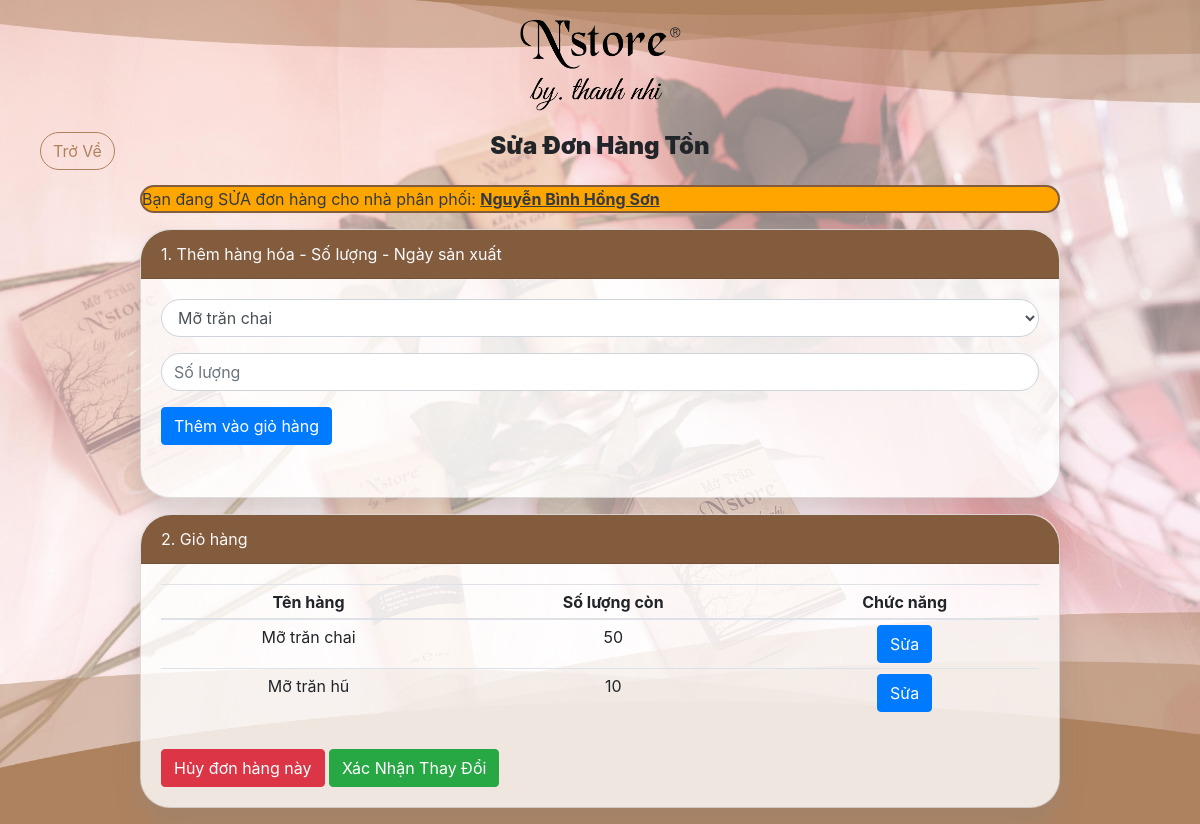
Screenshot of /index.php?page=suadonhangton&id=5&mahangton=3 (signed in) with the database file from the repository.
### tables this page shows
CREATE TABLE `khachhang` (
  `makhachhang` int(11) NOT NULL,
  `hovaten` varchar(100) NOT NULL,
  `sodienthoai` varchar(15) NOT NULL,
  `cmnd` varchar(20) NOT NULL,
  `diachi` varchar(500) NOT NULL,
  `capbac` varchar(200) NOT NULL,
  `tructhuoc` varchar(500) NOT NULL,
  `mahopdong` varchar(100) DEFAULT NULL,
  `macuahang` varchar(100) DEFAULT NULL,
  `hethongnhaphanphoi` varchar(200) DEFAULT NULL,
  `danghi` varchar(50) NOT NULL DEFAULT 'chuanghi',
  `loaikhachhang` varchar(100) NOT NULL DEFAULT 'khachquaduong',
  `maadmin` int(11) DEFAULT '0',
  `ngaysua` date DEFAULT NULL,
  `maadminsua` int(11) DEFAULT NULL,
  `ngaytao` date NOT NULL
);

CREATE TABLE `chitiethanghoahangton` (
  `machitiethanghoahangton` int(11) NOT NULL,
  `mahanghoa` int(11) NOT NULL,
  `soluong` int(11) NOT NULL,
  `mahangton` int(11) NOT NULL
);

CREATE TABLE `hanghoa` (
  `mahanghoa` int(11) NOT NULL,
  `tenhanghoa` varchar(100) NOT NULL
);

### ns-tn-database/ket-noi.php (called while the page is built, shortened)
<?php
    $this->connect = new PDO('mysql:host=localhost;dbname=quanlibanhang;charset=utf8','root','');
?>

### ns-tn-model/nha-phan-phoi-class.php (called while the page is built, shortened)
<?php
    class nhaphanphoiclass extends databaseNhaPhanPhoi{
        public function LayThongTinKhachHangBangMa($makhachhang){
            $khachhang = $this->connect->prepare("SELECT * FROM khachhang  WHERE makhachhang=?");
			$khachhang->setFetchMode(PDO::FETCH_OBJ);
			$khachhang->execute(array($makhachhang));
			$list = $khachhang->fetch();
			return $list;
        }
    }
?>

### ns-tn-model/hang-ton-class.php (called while the page is built, shortened)
<?php
    class hangtonclass extends databaseHangTon{
        public function TimDonHangCuaKhachHang($makhachhang, $mahangton){
            $check = $this->connect->prepare("SELECT * FROM hangton WHERE makhachhang = ? AND mahangton = ?");
            $check->setFetchMode(PDO::FETCH_OBJ);
            $check -> execute(array($makhachhang, $mahangton));
            $count = count($check->fetchAll());
            return $count;
        }
    }
?>

### ns-tn-model/hang-hoa-class.php (called while the page is built, shortened)
<?php
    class hanghoaclass extends databaseHangHoa{
        public function LayTatCaHangHoaKhachDaDat($makhachhang){
            $hanghoa = $this->connect->prepare('SELECT * FROM donhang, chitiethanghoadonhang, hanghoa WHERE chitiethanghoadonhang.mahanghoa = hanghoa.mahanghoa AND donhang.madonhang = chitiethanghoadonhang.madonhang AND donhang.makhachhang = ?');
            $hanghoa->setFetchMode(PDO::FETCH_OBJ);
            $hanghoa->execute(array($makhachhang));
            $listhanghoa = $hanghoa->fetchAll();
            return $listhanghoa;
        }
    }
?>

### ns-tn-model/cthh-hang-ton-class.php (called while the page is built, shortened)
<?php
    class cthhhtclass extends databaseCTHHHT{
        public function LayHangHoaCuaDonHang($mahangton){
            $hanghoa = $this->connect->prepare('SELECT * FROM chitiethanghoahangton cthhht, hanghoa hh, hangton ht WHERE ht.mahangton = cthhht.mahangton AND hh.mahanghoa = cthhht.mahanghoa AND cthhht.mahangton = ?');
            $hanghoa->setFetchMode(PDO::FETCH_OBJ);
            $hanghoa-> execute(array($mahangton));
            $listhanghoa = $hanghoa->fetchAll();
            return $listhanghoa;
        }
    }
?>

### ns-tn-view/ns-tn-quan-li/ns-tn-ton-kho/sua-don-hang.php (the view, shortened to what this page needs)
<?php
    if(isset($_SESSION['admin'])){
        ?>
        <div class="row">
            <div class="col-12 col-sm-12 col-md-12 col-lg-12 col-xl-12 d-flex justify-content-center">
                <div class="position-absolute" style="z-index: 999; left: 10px">
                    <a class="btn btn-outline-brown dangxuat rounded-pill" href="index.php?page=quanlitonkho">Trở Về</a>
                </div>
                <div class="text-center">
                    <h4><strong><b>Sửa Đơn Hàng Tồn</b></strong></h4>
                </div>
            </div>
            <div class="col-12 col-sm-12 col-md-12 mt-3">
            <?php
                if(isset($_GET['id']) && isset($_GET['mahangton'])){
                    $makhachhang = $_GET['id'];
                    $mahangton = $_GET['mahangton'];
                    require "ns-tn-model/nha-phan-phoi-class.php";
                    require "ns-tn-model/hang-ton-class.php";
                    $khachhang = new nhaphanphoiclass();
                    $thongtin = $khachhang->LayThongTinKhachHangBangMa($makhachhang);
                    $donhang = new hangtonclass();
                    $count = $donhang->TimDonHangCuaKhachHang($makhachhang, $mahangton);
                    if($thongtin != NULL && $count > 0){
                        ?>
                            <div class="row d-flex justify-content-center">
                                <div class="col-12 col-sm-12 col-md-12 col-lg-10 col-xl-10">
                                <font><marquee class="mb-3 text-dark" direction="left" style="background:orange; border-radius: 15px; border: #835c3e 2px SOLID">Bạn đang SỬA đơn hàng cho nhà phân phối: <b><u><?php echo "  " . $thongtin->hovaten;?></u></b></marquee></font>
                                    <div class="card bg-custom pb-3 mb-3">
                                        <div class="card-header bg-browns text-light" style="border-radius: 30px 30px 0 0">1. Thêm hàng hóa - Số lượng - Ngày sản xuất</div>
                                        <div class="card-body">
                                            <form action="ns-tn-controller/hang-ton-controller.php?yeucau=themhanghoavasoluongdatao" method="post">
                                                <div class="row">
                                                    <div class="col-md-12">
                                                        <div class="form-group">
                                                            <select class="form-control rounded-pill" name="mahanghoa" title="Chọn hàng hóa cần thêm">
                                                            <?php
                                                                try {
                                                                    require "ns-tn-model/hang-hoa-class.php";
                                                                    $hanghoa = new hanghoaclass();
                                                                    $thongtin = $hanghoa->LayTatCaHangHoaKhachDaDat($makhachhang);
                                                                    foreach ($thongtin as $tt) {
                                                                        ?>
                                                                                <option value="<?php echo $tt->mahanghoa;?>"><?php echo $tt->tenhanghoa; ?></option>
                                                                        <?php
                                                                    }
                                                                } catch (\Throwable $th) {
                                                                    echo $th;
                                                                }
                                                            ?>
                                                            </select>
                                                        </div>
                                                    </div>
                                                    <div class="col-md-12">
                                                        <div class="form-group">
                                                            <input type="number" name="soluong" min="0" class="form-control rounded-pill" placeholder="Số lượng" required title="Số lượng phải lớn hơn 0">
                                                        </div>
                                                    </div>
                                                    <div class="col-md-12">
                                                        <div class="form-group">
                                                            <button class="btn btn-primary">Thêm vào giỏ hàng</button>
                                                        </div>
                                                    </div>
                                                </div>
                                            </form>
                                        </div>
                                    </div>
                                </div>
                                <div class="col-12 col-sm-12 col-md-12 col-lg-10 col-xl-10">
                                    <div class="card bg-custom mb-3">
                                        <div class="card-header bg-browns text-light" style="border-radius: 30px 30px 0 0">
                                            2. Giỏ hàng
                                        </div>
                                        <div class="card-body">
                                            <table class="table table-sm text-center">
                                                <thead>
                                                    <tr>
                                                        <th scope="col">Tên hàng</th>
                                                        <th scope="col">Số lượng còn</th>
                                                        <th scope="col">Chức năng</th>
                                                    </tr>
                                                </thead>
                                                <tbody>
                                                    <?php
                                                        require "ns-tn-model/cthh-hang-ton-class.php";
                                                        $chitiethanghoadonhang = new cthhhtclass();
                                                        $thongtin = $chitiethanghoadonhang->LayHangHoaCuaDonHang($mahangton);
                                                        foreach ($thongtin as $tt) {
                                                        ?>
                                                            <tr>
                                                                <td><?php echo $tt->tenhanghoa; ?></td>
                                                                <td><?php echo $tt->soluong; ?></td>
                                                                <td>
                                                                    <button onclick="SuaThongTinHangHoaDonHangTon('<?php echo $tt->mahangton?>','<?php echo $tt->makhachhang; ?>','<?php echo $tt->machitiethanghoahangton?>', '<?php echo $tt->soluong?>')" type="button" class="btn btn-primary" data-toggle="modal" data-target="#suathongtindonhangdatao">
                                                                        Sửa
                                                                    </button>
                                                                </td>
                                                            </tr>
                                                        <?php
                                                        }
                                                    ?>
                                                </tbody>
                                            </table>
                                            <div class="mt-0">
                                                <button type="button" class="btn btn-danger mt-3 hvr-buzz btn-huy-don-hang" data-toggle="modal" data-target="#huydonhangdatao">
                                                    Hủy đơn hàng này
                                                </button>
                                                <a href="index.php?page=quanlitonkho" class="btn btn-success mt-3 hvr-bounce-out">Xác Nhận Thay Đổi</a>
                                            </div>
                                        </div>
                                    </div>
                                </div>
                            </div>
                        <?php
                    }else if($thongtin == NULL){
                        ?>
                            <div class="alert alert-warning" role="alert">
                                <strong>Lỗi...</strong> Không tìm thấy thông tin nhà phân phối này...!
                            </div>
                        <?php
                    }else{
                        ?>
                            <div class="alert alert-warning" role="alert">
                                <strong>Lỗi...</strong> Không tìm thấy thông tin nhà phân phối hoặc đơn hàng này...!
                            </div>
                    <?php
                    }
                }else if($count <= 0 || $count == NULL){
                    ?>
                    <div class="alert alert-warning" role="alert">
                        <strong>Lỗi...</strong> Không tìm thấy thông tin nhà phân phối hoặc đơn hàng này...!
                    </div>
            <?php
                }
            ?>
        </div>
        <?php
        }else{
        ?>
            <div class="alert alert-danger" role="alert">
                Lỗi... Không tìm thấy thông tin tài khoản admin...!
            </div>
        <?php
    }
?>

### ns-tn-public/ns-tn-css/app.css (style rules this page uses)
* { margin: 0; padding: 0; }
body { background-image: url("background.jpg"); background-attachment:fixed; background-position:center; background-size:cover; background-origin:border-box; background-repeat: no-repeat; }
div .card { border-radius: 30px; box-shadow: 0 15px 25px rgba(134, 134, 134, 0.3); }
.bg-custom { background-color: rgba(255, 255, 255, 0.8); }

### rows the page displays
khachhang: hovaten "Nguyễn Bình Hồng Sơn"
chitiethanghoahangton: hanghoa.tenhanghoa "Mỡ trăn chai", soluong "50"
chitiethanghoahangton: hanghoa.tenhanghoa "Mỡ trăn hũ", soluong "10"

### other values shown
form field mahanghoa "Mỡ trăn chai"
